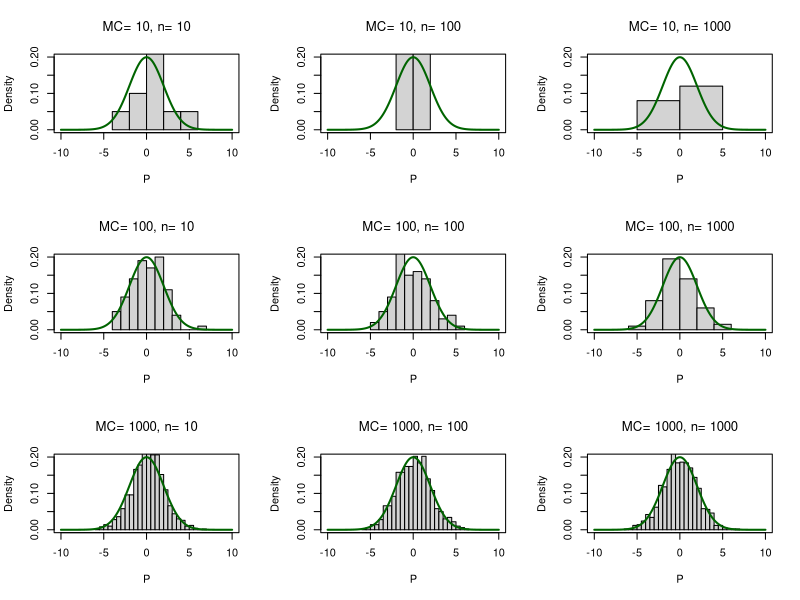
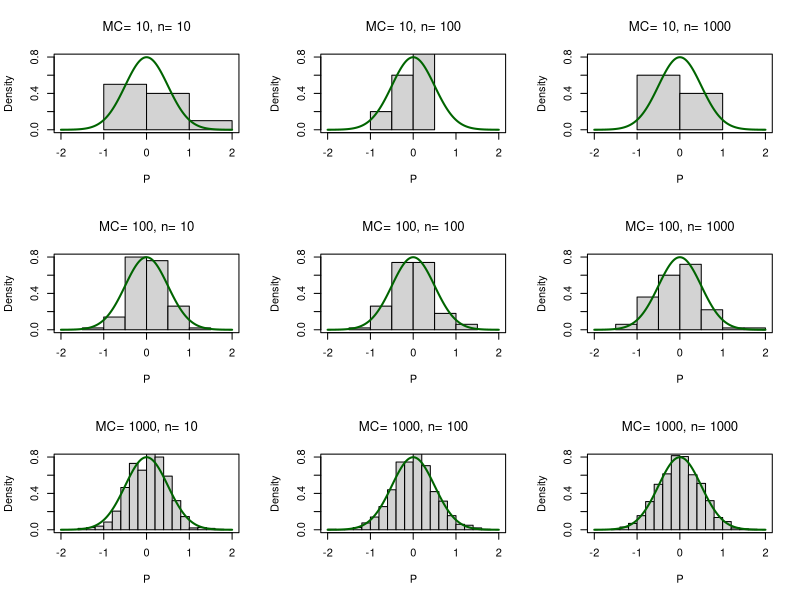
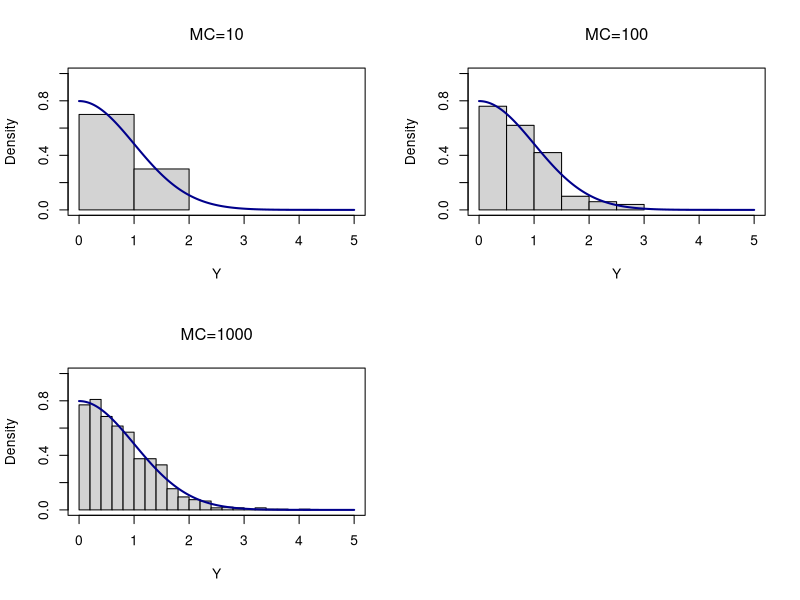

The R source for these figures, in order:
Nmc = c(10,100,1000) # number of replications of MonteCarlo Simulation
n = c(10,100,1000) # number of draws (#of elements in the sample)

# Problem 1a ---------------------------------------------------------------

path = file.path(getwd(), paste("Problem_1_a",'pdf', sep = '.')) #creating string with file in the working directory
pdf(file=path) #save output as pdf file in the path
par(mfrow = c(3,3)) #all different subgraphs into one plot

for(i in Nmc){ #we need to test all replication
  for(j in n){ #for all draws
    X = rnorm(i, mean = 1/j, sd = sqrt(1/(1+2/j))) #"i" is now "Nmc"
    Y = rnorm(i, mean = 2+1/j, sd = sqrt(1/j)) #"j" is now "n"
    P = X*Y
    hist(P, breaks = 'Scott', freq = FALSE, xlim = c(-10,10), ylim =c(0, 0.2),
         main = substitute(paste(MC, '= ', u, ', ', n, '= ', v, sep = ''), list(u=i, v=j))) #constract a histogramm with Method Scott in the x of -10 to 10 and y from 0 to 0.2
    x1 = seq(from = -10, to=10, length.out = 10000) #10**4 = 10^4
    y1 = dnorm(x1, mean = 0, sd = 2) #as calculated in the paper-pen tutorial
    lines(x1,y1, col = 'darkgreen', lwd = 2) #color and linewidth of the line from x1 to y1
    box() #creates a box around the graphic
  }
}
dev.off() #after plotting it will finish to work on this plot, next plot will then will be starting in a new plot
par(mfrow = c(1,1)) #so next plot will be "standard", so one graph in one plot

# Problem 1b --------------------------------------------------------------

path = file.path(getwd(), paste("Problem_1_b",'pdf', sep = '.')) #creating string with file in the working directory
pdf(file=path) #save output as pdf file in the path
par(mfrow = c(3,3)) #all different subgraphs into one plot

for(i in Nmc){ #we need to test all replication
  for(j in n){ #for all draws
    X = rnorm(i, mean = 1/j, sd = sqrt(1/(1+2/j))) #"i" is now "Nmc"
    Y = rnorm(i, mean = 2+1/j, sd = sqrt(1/j)) #"j" is now "n"
    P = X/Y
    hist(P, breaks = 'Scott', freq = FALSE, xlim = c(-2,2), ylim =c(0, 0.8),
         main = substitute(paste(MC, '= ', u, ', ', n, '= ', v, sep = ''), list(u=i, v=j))) #constract a histogramm with Method Scott in the x of -10 to 10 and y from 0 to 0.2
    x1 = seq(from = -2, to=2, length.out = 10000) #10**4 = 10^4
    y1 = dnorm(x1, mean = 0, sd = 1/2) #as calculated in the paper-pen tutorial
    lines(x1,y1, col = 'darkgreen', lwd = 2) #color and linewidth of the line from x1 to y1
    box() #creates a box around the graphic
  }
}
dev.off() #after plotting it will finish to work on this plot, next plot will then will be starting in a new plot
par(mfrow = c(1,1)) #so next plot will be "standard", so one graph in one plot
# Problem2 ----------------------------------------------------------------
hfnorm = function(z){
  sqrt(2/pi)*exp(-z^2/2)
}

path = file.path(getwd(), paste("Problem_2", "pdf", sep = "."))
pdf(file=path)
par(mfrow=c(2,2))

for(i in Nmc){
  X = rnorm(i, mean =0, sd = 1)
  Y = abs(X)
  hist(Y, breaks = 'Scott', freq = F, xlim = c(0,5), ylim = c(0,1),
       main = substitute(paste(MC, "=", u, sep = ""), list(u=i)))
  x1 = seq(from=0, to=5, length.out = 10**4)
  y1 = hfnorm(x1)
  lines(x1,y1, col = 'darkblue', lwd = 2)
  box()
}
dev.off()
par(mfrow=c(1,1))

# Problem3 ----------------------------------------------------------------


# Home Assignment ---------------------------------------------------------


#home assignment
#use the Beta Distr. as in the uploaded solutions
